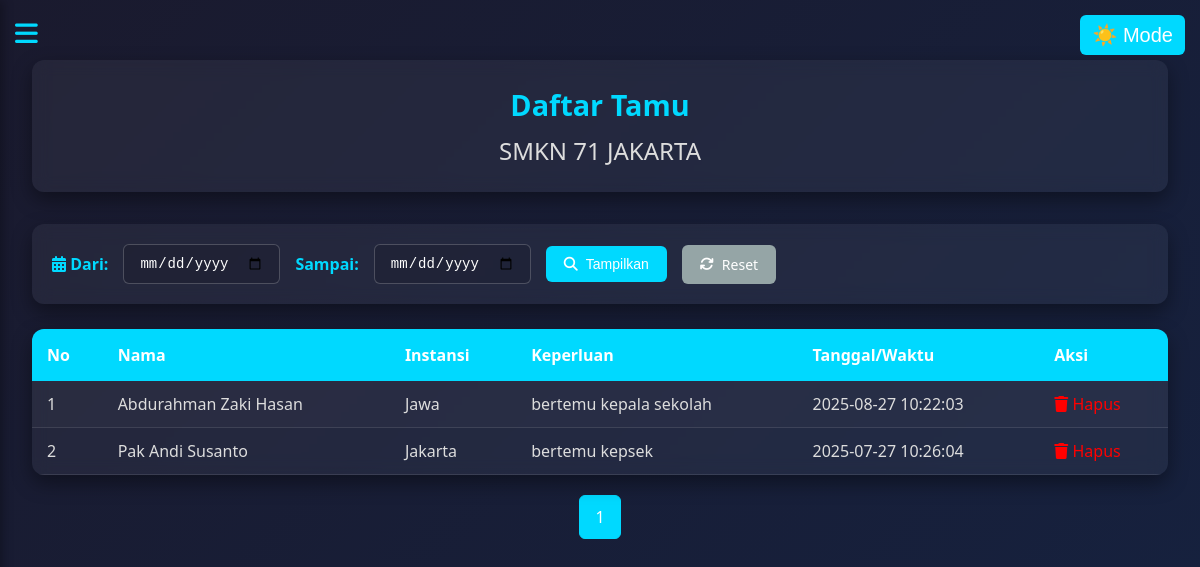
Page /tamu/tamu.php (signed in) on the committed database.
### tables this page shows
CREATE TABLE `tamu` (
  `id_tamu` int(11) NOT NULL,
  `nama` varchar(100) DEFAULT NULL,
  `instansi` varchar(100) DEFAULT NULL,
  `keperluan` text,
  `tanggal` datetime NOT NULL DEFAULT CURRENT_TIMESTAMP
);

### tamu/tamu.php (the view, shortened to what this page needs)
<?php
include "../koneksi.php";
$tanggal_awal = isset($_GET['tanggal_awal']) ? $_GET['tanggal_awal'] : '';
$tanggal_akhir = isset($_GET['tanggal_akhir']) ? $_GET['tanggal_akhir'] : '';
$batas = 10;
$halaman = isset($_GET['halaman']) ? (int)$_GET['halaman'] : 1;
$mulai = ($halaman > 1) ? ($halaman * $batas) - $batas : 0;
$filter_sql = "";
$sql = "SELECT * FROM tamu $filter_sql ORDER BY tanggal DESC LIMIT $mulai, $batas";
$data = mysqli_query($conn, $sql);
$total_data = mysqli_num_rows(mysqli_query($conn, "SELECT * FROM tamu $filter_sql"));
$total_halaman = ceil($total_data / $batas);
?>
<!DOCTYPE html>
<html lang="id">
<head>
  <link rel="stylesheet" href="https://cdnjs.cloudflare.com/ajax/libs/font-awesome/6.5.0/css/all.min.css">
</head>
<body class="dark">
  <div class="menu-toggle" onclick="toggleSidebar()">
    <i class="fas fa-bars"></i>
  </div>
  <button class="theme-toggle" onclick="toggleTheme()">🌙 Mode</button>
  <div class="content">
    <div class="card">
      <h1 align="center">Daftar Tamu</h1>
      <h2 align="center">SMKN 71 JAKARTA</h2>
    </div>
    <form class="filter" method="GET" action="">
      <label><i class="fas fa-calendar-alt"></i> Dari:</label>
      <input type="date" name="tanggal_awal" value="<?= htmlspecialchars($tanggal_awal) ?>">
      <label>Sampai:</label>
      <input type="date" name="tanggal_akhir" value="<?= htmlspecialchars($tanggal_akhir) ?>">
      <button type="submit"><i class="fas fa-search"></i> Tampilkan</button>
      <a href="tamu.php" class="reset-btn"><i class="fas fa-sync"></i> Reset</a>
    </form>
    <div class="table-container">
      <table>
        <tr>
          <th>No</th>
          <th>Nama</th>
          <th>Instansi</th>
          <th>Keperluan</th>
          <th>Tanggal/Waktu</th>
          <th>Aksi</th>
        </tr>
        <?php
        if (mysqli_num_rows($data) > 0) {
          $no = $mulai + 1;
          while ($row = mysqli_fetch_assoc($data)) {
            echo "<tr>
              <td>$no</td>
              <td>{$row['nama']}</td>
              <td>{$row['instansi']}</td>
              <td>{$row['keperluan']}</td>
              <td>{$row['tanggal']}</td>
              <td>
              <a href='delete_tamu.php?id={$row['id_tamu']}'
                 onclick=\"return confirm('Yakin ingin menghapus tamu ini?');\"
                 style='color:red; text-decoration:none;'>
                 <i class='fas fa-trash'></i> Hapus
             </a>
             </td>
            </tr>";
            $no++;
          }
        }
        ?>
      </table>
    </div>
    <div class="pagination">
      <?php for ($i = 1; $i <= $total_halaman; $i++) : ?>
        <a class="<?= ($i == $halaman) ? 'active' : '' ?>" href="?halaman=<?= $i ?>&tanggal_awal=<?= urlencode($tanggal_awal) ?>&tanggal_akhir=<?= urlencode($tanggal_akhir) ?>">
          <?= $i ?>
        </a>
      <?php endfor; ?>
    </div>
  </div>
</body>
</html>

### tamu/tamu.php (style rules this page uses)
* { margin: 0; padding: 0; box-sizing: border-box; }
body { font-family: 'Segoe UI', sans-serif; transition: background 0.3s, color 0.3s; }
body.dark { background: linear-gradient(135deg, #1a1a2e, #16213e); color: white; }
.menu-toggle { position: fixed; top: 15px; left: 15px; font-size: 26px; color: #00d9ff; cursor: pointer; z-index: 1100; }
.theme-toggle { position: fixed; top: 15px; right: 15px; font-size: 20px; background: #00d9ff; color: white; border: none; padding: 8px 12px; border-radius: 6px; cursor: pointer; z-index: 1100; transition: background 0.3s; }
.content { padding: 2rem; margin-left: 0; transition: margin-left 0.3s ease; padding-top: 60px; }
.card { background: rgba(255, 255, 255, 0.05); padding: 25px; border-radius: 12px; box-shadow: 0 8px 20px rgba(0, 0, 0, 0.4); backdrop-filter: blur(8px); animation: fadeIn 0.5s ease; transition: background 0.3s, color 0.3s; margin-bottom: 2rem; }
.card h1 { font-size: 1.8rem; margin-bottom: 10px; color: #00d9ff; }
.card h2 { font-weight: normal; color: #ddd; }
.filter { background: rgba(255, 255, 255, 0.05); padding: 20px; border-radius: 12px; box-shadow: 0 8px 20px rgba(0, 0, 0, 0.4); backdrop-filter: blur(8px); margin-bottom: 25px; display: flex; flex-wrap: wrap; gap: 15px; align-items: center; transition: background 0.3s; }
.filter label { font-weight: 600; color: #00d9ff; }
.filter input[type="date"] { padding: 10px 15px; border: 1px solid rgba(255, 255, 255, 0.2); border-radius: 6px; font-size: 14px; background: rgba(0, 0, 0, 0.1); color: white; transition: all 0.3s; }
.filter button { background-color: #00d9ff; color: white; border: none; padding: 10px 18px; border-radius: 6px; cursor: pointer; font-size: 14px; transition: background-color 0.3s; display: flex; align-items: center; gap: 8px; }
.filter .reset-btn { background-color: #95a5a6; color: white; text-decoration: none; padding: 10px 18px; border-radius: 6px; font-size: 14px; transition: background-color 0.3s; display: flex; align-items: center; gap: 8px; }
.table-container { overflow-x: auto; border-radius: 12px; box-shadow: 0 8px 20px rgba(0, 0, 0, 0.4); backdrop-filter: blur(8px); margin-bottom: 20px; }
table { width: 100%; border-collapse: collapse; background: rgba(255, 255, 255, 0.05); transition: background 0.3s; }
table th { background-color: #00d9ff; color: white; padding: 15px; text-align: left; font-weight: 600; }
table td { padding: 12px 15px; border-bottom: 1px solid rgba(255, 255, 255, 0.1); color: #ddd; }
table tr:nth-child(even) { background-color: rgba(255, 255, 255, 0.02); }
.pagination { display: flex; justify-content: center; margin: 20px 0; gap: 8px; }
.pagination a { padding: 10px 15px; text-decoration: none; border: 1px solid rgba(255, 255, 255, 0.2); color: #00d9ff; border-radius: 6px; transition: all 0.3s; background: rgba(255, 255, 255, 0.05); }
.pagination a.active { background-color: #00d9ff; color: white; border-color: #00d9ff; }

### rows in the picture
tamu: nama "Abdurahman Zaki Hasan", instansi "Jawa", keperluan "bertemu kepala sekolah", tanggal "2025-08-27 10:22:03"
tamu: nama "Pak Andi Susanto", instansi "Jakarta", keperluan "bertemu kepsek", tanggal "2025-07-27 10:26:04"
